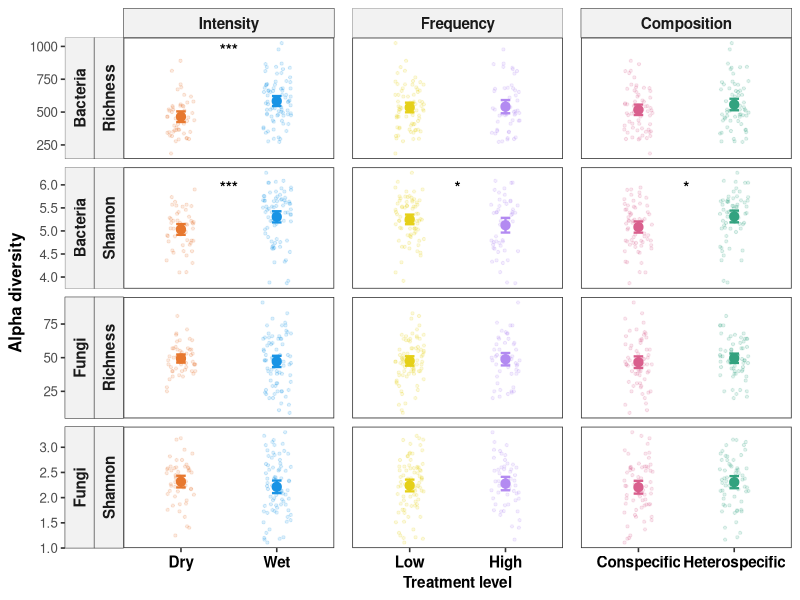
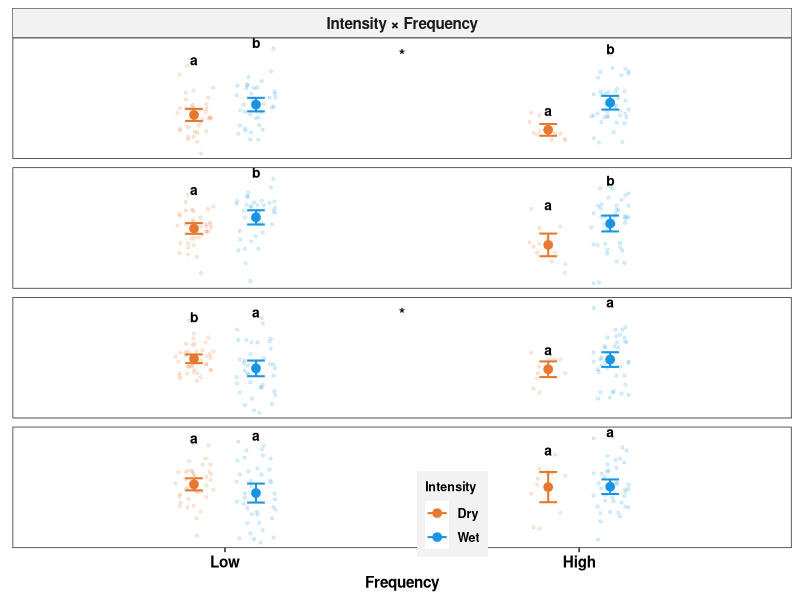
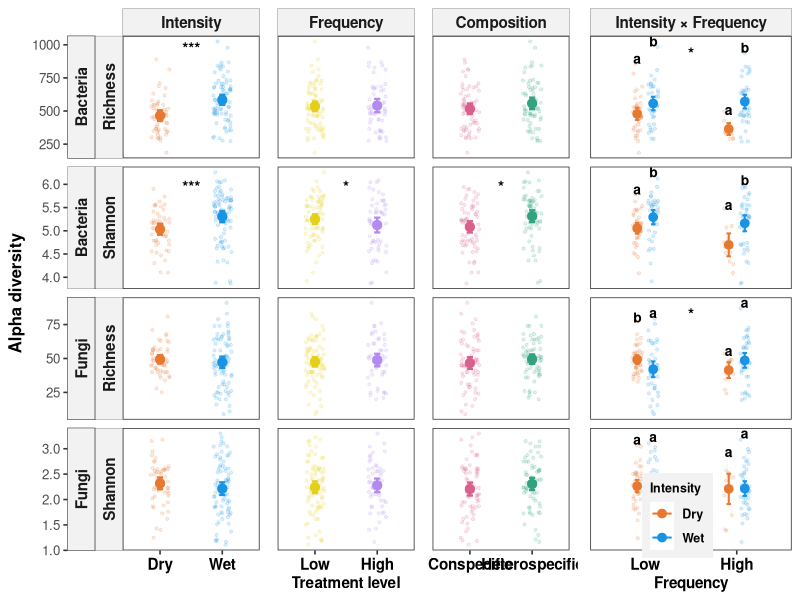
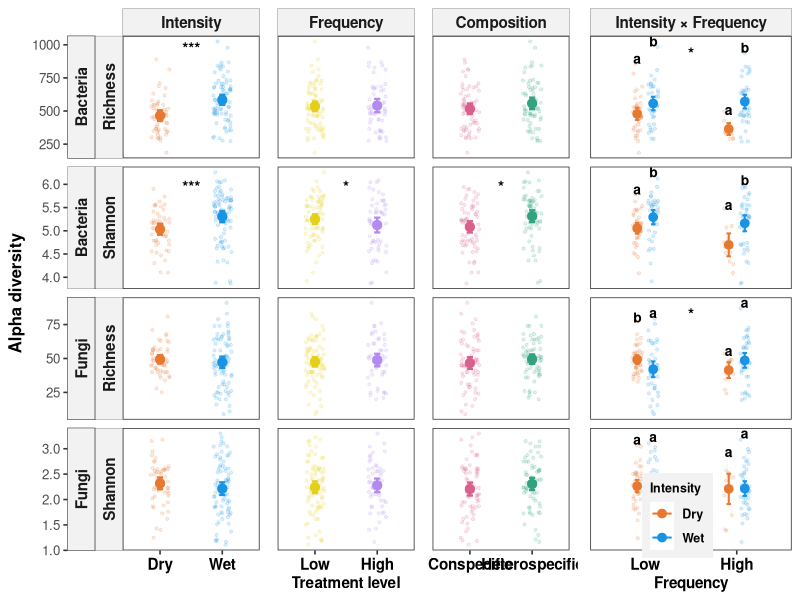

Write R code to recreate these figures, in order.
### Project: Drought intensity and frequency (DIF) - Microbes ###
## Script: Alpha diversity visualization ##
## Date: April 2026 | Author: Yang ##

# Change to work directory
setwd("~/Desktop/DIF-Microbes/Data availability")

# Load required packages
library(dplyr)
library(tidyr)
library(lme4)
library(car)
library(emmeans)
library(multcomp)
library(ggplot2)
library(ggpubr)
library(tibble)
library(grid)

## =========================================================
## 1. Load data
## =========================================================

bac <- read.csv("./results/tables/alpha_diversity_bacteria.csv", header = TRUE, check.names = FALSE)
fun <- read.csv("./results/tables/alpha_diversity_fungi.csv", header = TRUE, check.names = FALSE)
anova_all <- read.csv("./results/tables/alpha_diversity_anova_results.csv", header = TRUE, check.names = FALSE)

## =========================================================
## 2. Prepare data
## =========================================================

prepare_alpha <- function(df) {
  df %>%
    mutate(Intensity   = factor(Intensity, levels = c("Dry", "Wet")),
           Frequency   = factor(Frequency, levels = c("Low", "High")),
           Composition = factor(Composition, levels = c("Conspecific", "Heterospecific")),
           Pot         = factor(Pot),
           Observed_log = log1p(Observed))
}

bac <- prepare_alpha(bac) %>% mutate(Microbes = "Bacteria")
fun <- prepare_alpha(fun) %>% mutate(Microbes = "Fungi")

bac_long <- bac %>%
  pivot_longer(cols = c(Observed, Shannon, Simpson), names_to = "Metric", values_to = "Value")

fun_long <- fun %>%
  pivot_longer(cols = c(Observed, Shannon, Simpson), names_to = "Metric", values_to = "Value")

alpha_all <- bind_rows(bac_long, fun_long) %>%
  filter(Metric %in% c("Observed", "Shannon")) %>%
  mutate(Metric = dplyr::recode(Metric, "Observed" = "Richness"),
         Microbes = factor(Microbes, levels = c("Bacteria", "Fungi")),
         Metric = factor(Metric, levels = c("Richness", "Shannon")))

options(contrasts = c("contr.sum", "contr.poly"))

## =========================================================
## 3. Refit only models needed for letters in the figure
## =========================================================

models_bac <- list(Richness = lmer(Observed_log ~ Intensity * Frequency * Composition + (1 | Pot), data = bac),
                   Shannon  = lmer(Shannon      ~ Intensity * Frequency * Composition + (1 | Pot), data = bac))

models_fun <- list(Richness = lmer(Observed_log ~ Intensity * Frequency * Composition + (1 | Pot), data = fun),
                   Shannon  = lmer(Shannon      ~ Intensity * Frequency * Composition + (1 | Pot), data = fun))

## =========================================================
## 4. Significance label helpers
## =========================================================

p_to_stars <- function(p) {
  case_when(is.na(p)      ~ "",
            p < 0.001     ~ "***",
            p < 0.01      ~ "**",
            p < 0.05      ~ "*",
            TRUE          ~ "")
}

factor_order <- c("Intensity", "Frequency", "Composition")

sig_labels <- anova_all %>%
  filter(Metric %in% c("Richness", "Shannon"), Term %in% factor_order) %>%
  transmute(Microbes = factor(Microbe, levels = c("Bacteria", "Fungi")),
            Metric = factor(Metric, levels = c("Richness", "Shannon")),
            Factor = factor(Term, levels = factor_order),
            label = p_to_stars(`Pr(>Chisq)`))

sig_if <- anova_all %>%
  filter(Metric %in% c("Richness", "Shannon"), Term == "Intensity:Frequency") %>%
  transmute(Microbes = factor(Microbe, levels = c("Bacteria", "Fungi")),
            Metric = factor(Metric, levels = c("Richness", "Shannon")),
            label = p_to_stars(`Pr(>Chisq)`))

## =========================================================
## 5. Main-effect plot data
## =========================================================

alpha_main <- alpha_all %>%
  mutate(Intensity   = factor(Intensity,   levels = c("Dry", "Wet")),
         Frequency   = factor(Frequency,   levels = c("Low", "High")),
         Composition = factor(Composition, levels = c("Conspecific", "Heterospecific"))) %>%
  pivot_longer(cols = c(Intensity, Frequency, Composition),
               names_to = "Factor", values_to = "Treatment") %>%
  mutate(Factor = factor(Factor, levels = factor_order))

sig_labels <- sig_labels %>%
  left_join(alpha_main %>%
              group_by(Microbes, Metric, Factor) %>%
              summarise(y = max(Value, na.rm = TRUE) * 0.95, .groups = "drop"),
            by = c("Microbes", "Metric", "Factor"))

## =========================================================
## 6. Letters for main effects
## =========================================================

get_letters <- function(model, factor_name, microbe, metric) {
  emm <- emmeans(model, as.formula(paste("~", factor_name)))
  cld_df <- multcomp::cld(emm, Letters = letters, adjust = "tukey") %>% as.data.frame()
  
  cld_df %>%
    dplyr::select(Treatment = all_of(factor_name), .group) %>%
    mutate(Letters  = gsub(" ", "", .group),
           Factor   = factor_name,
           Microbes = microbe,
           Metric   = metric) %>%
    dplyr::select(Microbes, Metric, Factor, Treatment, Letters)
}

letters_df <- bind_rows(
  get_letters(models_bac$Richness, "Intensity",   "Bacteria", "Richness"),
  get_letters(models_bac$Richness, "Frequency",   "Bacteria", "Richness"),
  get_letters(models_bac$Richness, "Composition", "Bacteria", "Richness"),
  get_letters(models_bac$Shannon,  "Intensity",   "Bacteria", "Shannon"),
  get_letters(models_bac$Shannon,  "Frequency",   "Bacteria", "Shannon"),
  get_letters(models_bac$Shannon,  "Composition", "Bacteria", "Shannon"),
  get_letters(models_fun$Richness, "Intensity",   "Fungi",    "Richness"),
  get_letters(models_fun$Richness, "Frequency",   "Fungi",    "Richness"),
  get_letters(models_fun$Richness, "Composition", "Fungi",    "Richness"),
  get_letters(models_fun$Shannon,  "Intensity",   "Fungi",    "Shannon"),
  get_letters(models_fun$Shannon,  "Frequency",   "Fungi",    "Shannon"),
  get_letters(models_fun$Shannon,  "Composition", "Fungi",    "Shannon")) %>%
  mutate(Microbes  = factor(Microbes, levels = c("Bacteria", "Fungi")),
         Metric    = factor(Metric, levels = c("Richness", "Shannon")),
         Factor    = factor(Factor, levels = factor_order),
         Treatment = as.character(Treatment))

letter_pos <- alpha_main %>%
  group_by(Microbes, Metric, Factor, Treatment) %>%
  summarise(y = max(Value, na.rm = TRUE) * 1.08, .groups = "drop") %>%
  mutate(Treatment = as.character(Treatment))

letters_df <- letters_df %>%
  left_join(letter_pos, by = c("Microbes", "Metric", "Factor", "Treatment"))

## =========================================================
## 7. Main-effect panel
## =========================================================

c1 <- c("Dry" = "#E7782F", "Wet" = "#1994E5")
c2 <- c("Low" = "#E5D019", "High" = "#B38AF1")
c3 <- c("Conspecific" = "#D95F8D", "Heterospecific" = "#33A27F")

p1 <- ggplot(alpha_main, aes(x = Treatment, y = Value, color = Treatment)) +
  geom_jitter(width = 0.15, size = 0.8, alpha = 0.15) +
  stat_summary(fun = mean, geom = "point", size = 2.8) +
  stat_summary(fun.data = mean_cl_normal, geom = "errorbar", width = 0.10, linewidth = 0.8) +
  geom_text(data = sig_labels, aes(x = 1.5, y = y, label = label),
            inherit.aes = FALSE, size = 4, fontface = "bold") +
  facet_grid(Microbes + Metric ~ Factor, scales = "free", switch = "y") +
  scale_color_manual(values = c(c1, c2, c3)) +
  labs(x = "Treatment level", y = "Alpha diversity") +
  theme_bw(base_size = 12) +
  theme(axis.text.x = element_text(face = "bold", color = "black", size = 11),
        axis.title.x = element_text(face = "bold", color = "black", size = 11),
        axis.title.y = element_text(face = "bold", color = "black", size = 12),
        legend.position = "none",
        panel.grid = element_blank(),
        strip.background = element_rect(fill = "grey95", linewidth = 0.2),
        strip.text = element_text(face = "bold", size = 11),
        panel.spacing.x = unit(0.9, "lines"))
p1

## =========================================================
## 8. Interaction panel: Intensity × Frequency
## =========================================================

alpha_if <- alpha_all %>%
  mutate(Intensity = factor(Intensity, levels = c("Dry", "Wet")),
         Frequency = factor(Frequency, levels = c("Low", "High")),
         Interaction = factor("Intensity × Frequency", levels = "Intensity × Frequency"))

sig_if <- sig_if %>%
  left_join(alpha_if %>%
              group_by(Microbes, Metric) %>%
              summarise(y = max(Value, na.rm = TRUE) * 0.95, .groups = "drop"),
            by = c("Microbes", "Metric"))

get_if_letters <- function(model, microbe, metric) {
  emm <- emmeans(model, ~ Intensity | Frequency)
  cld_df <- multcomp::cld(emm, Letters = letters, adjust = "tukey") %>% as.data.frame()
  
  cld_df %>%
    dplyr::select(Intensity, Frequency, .group) %>%
    mutate(Letters = gsub(" ", "", .group),
           Microbes = microbe, Metric = metric,
           Interaction = "Intensity × Frequency") %>%
    dplyr::select(Microbes, Metric, Interaction, Frequency, Intensity, Letters)
}

letters_if <- bind_rows(get_if_letters(models_bac$Richness, "Bacteria", "Richness"),
                        get_if_letters(models_bac$Shannon,  "Bacteria", "Shannon"),
                        get_if_letters(models_fun$Richness, "Fungi",    "Richness"),
                        get_if_letters(models_fun$Shannon,  "Fungi",    "Shannon")) %>%
  mutate(Microbes    = factor(Microbes, levels = c("Bacteria", "Fungi")),
         Metric      = factor(Metric, levels = c("Richness", "Shannon")),
         Frequency   = factor(Frequency, levels = c("Low", "High")),
         Intensity   = factor(Intensity, levels = c("Dry", "Wet")),
         Interaction = factor(Interaction, levels = "Intensity × Frequency"))

letter_if_pos <- alpha_if %>%
  group_by(Microbes, Metric, Frequency, Intensity) %>%
  summarise(
    y = max(Value, na.rm = TRUE) + 0.06 * diff(range(Value, na.rm = TRUE)),
    .groups = "drop"
  )

letters_if <- letters_if %>%
  left_join(letter_if_pos, by = c("Microbes", "Metric", "Frequency", "Intensity"))

pd <- position_dodge(width = 0.35)

p2 <- ggplot(alpha_if, aes(x = Frequency, y = Value, color = Intensity, group = Intensity)) +
  geom_jitter(position = position_jitterdodge(jitter.width = 0.22, dodge.width = 0.35),
              size = 0.8, alpha = 0.15) +
  stat_summary(fun = mean, geom = "point", position = pd, size = 2.6) +
  stat_summary(fun.data = mean_cl_normal, geom = "errorbar", position = pd, width = 0.10, linewidth = 0.7) +
  geom_text(data = sig_if, aes(x = 1.5, y = y, label = label), inherit.aes = FALSE,
            fontface = "bold", size = 4) +
  geom_text(data = letters_if, aes(x = Frequency, y = y, label = Letters, group = Intensity),
            position = pd, inherit.aes = FALSE, fontface = "bold", size = 3.5,
            color = "black", show.legend = FALSE) +
  facet_grid(Microbes + Metric ~ Interaction, scales = "free_y", switch = "y") +
  scale_color_manual(values = c("Wet" = "#1994E5", "Dry" = "#E7782F")) +
  labs(x = "Frequency", y = NULL) +
  theme_bw(base_size = 12) +
  theme(axis.text.x = element_text(face = "bold", color = "black", size = 11),
        axis.title.x = element_text(face = "bold", color = "black", size = 11),
        axis.text.y = element_blank(),
        axis.ticks.y = element_blank(),
        axis.title.y = element_blank(),
        legend.position = c(0.61, 0.15),
        legend.justification = c(1, 1),
        legend.background = element_rect(fill = "gray95"),
        legend.box.background = element_blank(),
        legend.text = element_text(face = "bold", color = "black", size = 9),
        legend.title = element_text(face = "bold", color = "black", size = 9),
        panel.grid = element_blank(),
        strip.text.y = element_blank(),
        strip.background.y = element_blank(),
        strip.background.x = element_rect(fill = "grey95", linewidth = 0.2),
        strip.text = element_text(face = "bold", size = 11),
        panel.spacing.x = unit(0.9, "lines"))
p2

## =========================================================
## 9. Combine and save figure - Figure 1
## =========================================================

p <- ggarrange(p1, p2, nrow = 1, widths = c(2.6, 1))

ggsave(filename = "./results/figures/alpha_diversity_figure.pdf", plot = p,
       width = 12, height = 8, units = "in", device = cairo_pdf)

ggsave(filename = "./results/figures/png/alpha_diversity_figure.png", plot = p,
       width = 12, height = 8, dpi = 300)
